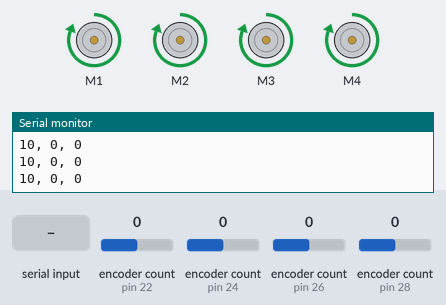
The sketch below on a simulated Arduino Mega 2560, built with avr-gcc and run on an emulated ATmega2560. Shown: 4 × DC motor (green arrow = forward, orange = backward, longer = faster), the last lines printed to the serial monitor. The inputs (shaded band) are chosen by the test bench; at power-on: encoder count (sensors on pin 22, pin 24, pin 26, pin 28) 0.

Above: at 2.2 s.
2.3 s: "90,45\n" received over Serial
At 3.4 s:
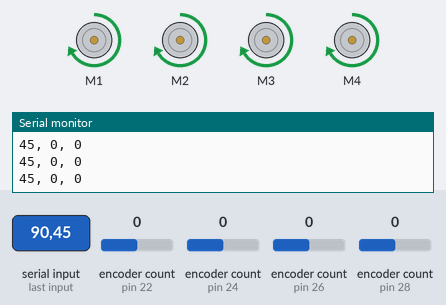
3.8 s: encoder count (sensor on pin 22) set to -1
At 4.7 s:
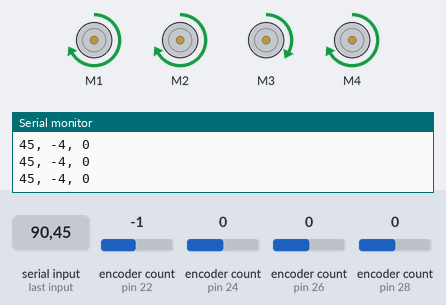
5.3 s: encoder count (sensor on pin 24) set to -1
At 6.5 s:
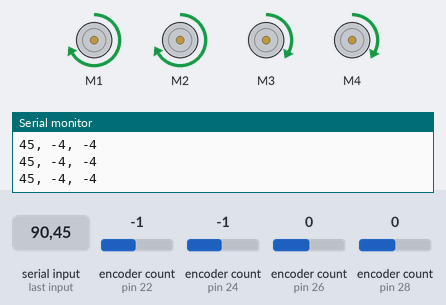
6.8 s: encoder count (sensor on pin 26) set to 1
At 7.5 s:
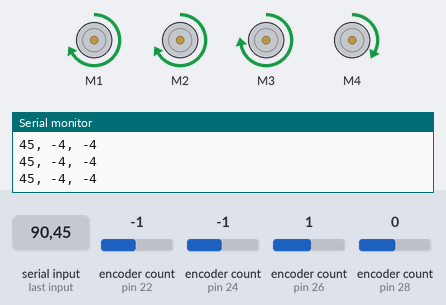
8.3 s: encoder count (sensor on pin 28) set to 1
At 9.5 s:
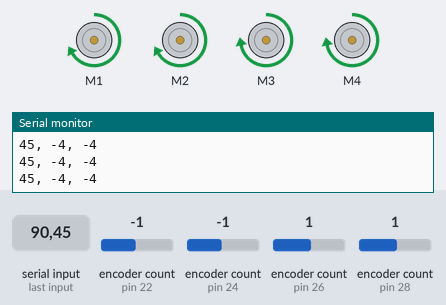
9.8 s: "5\n" received over Serial
At 11.3 s:
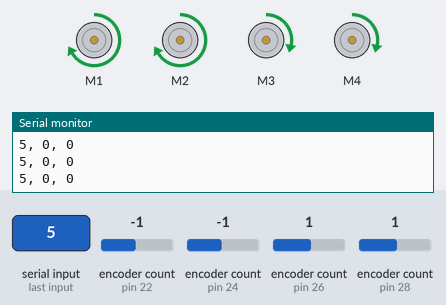
Timing chart, 0 to 12.3 s (numbered marks = the images above; inputs shaded):
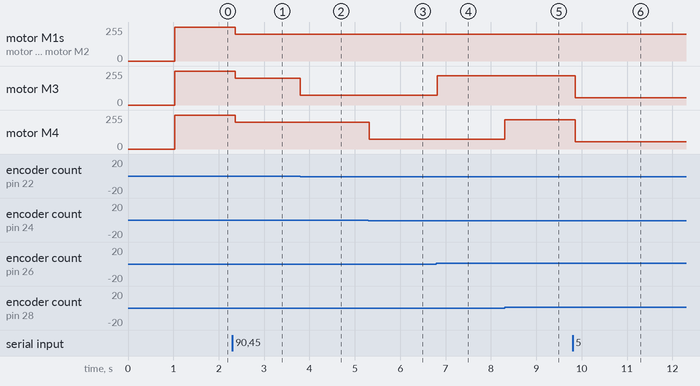

Measured:
- after the input at 2.3 s, motor M1–4: forward 255/255 → forward 200/255 after 0.06 s
- after the input at 3.8 s, motor M3: forward 200/255 → forward 72/255 at once
- after the input at 5.3 s, motor M4: forward 200/255 → forward 72/255 at once
- after the input at 6.8 s, motor M3: forward 72/255 → forward 221/255 at once
- after the input at 8.3 s, motor M4: forward 72/255 → forward 221/255 at once
- after the input at 9.8 s, motor M3, motor M4: forward 221/255 → forward 55/255 after 0.06 s

The sketch:

MotorSlave2.ino
```cpp
#include <Wire.h>
#include <Adafruit_MotorShield.h>
#include "utility/Adafruit_PWMServoDriver.h"

#include <Encoder.h>
#include <Servo.h>

Adafruit_MotorShield AFMS = Adafruit_MotorShield();

boolean Move(int, int, int);
void motors(int, int);

String inputString = "";         // a string to hold incoming data
boolean stringComplete = false;  // whether the string is complete
Adafruit_DCMotor *motor1 = AFMS.getMotor(1);
Adafruit_DCMotor *motor2 = AFMS.getMotor(2);
Adafruit_DCMotor *motor3 = AFMS.getMotor(3);
Adafruit_DCMotor *motor4 = AFMS.getMotor(4);
Encoder enc1(22,2);
Encoder enc2(24,3);
Encoder enc3(26,18);
Encoder enc4(28,19);
const float pi = 3.1415926535;
const float mmpercount = 0.08886;
const int threshold = 700;
const boolean xInvert = true;
const boolean yInvert = true;

boolean moving = false;
int wheelPowers[] = {0,0,0,0};
long prevSpeeds[] = {0,0,0,0};
int xreq = 50;
int yreq = 50;
int mSpeed = 200;

void setup(){
   // initialize serial:
  Serial.begin(115200);
  AFMS.begin();
  // reserve 200 bytes for the inputString:
  inputString.reserve(200);
  for(int i = 2; i <=5; i++){

   pinMode(i, INPUT);

  }
  enc1.write(0);
  enc2.write(0);
  enc3.write(0);
  enc4.write(0);
  xreq = 10;
  yreq = 10;
  for(int i = 0; i < 4; i++){wheelPowers[i] = 255;}
  delay(1000);

}

void loop()
{

  delay(25);

  if(!(xreq == 0 && yreq == 0)){
    long readSpeeds[] ={enc1.read(), enc2.read(), enc3.read(), enc4.read()};
    float ximbalance = (readSpeeds[0]-prevSpeeds[0] + 0.01)/(readSpeeds[2]-prevSpeeds[2] + 0.01);
    float yimbalance = (readSpeeds[1]-prevSpeeds[1] + 0.01)/(readSpeeds[3]-prevSpeeds[3] + 0.01);
    if(wheelPowers[2]*ximbalance <= 255){wheelPowers[2]*= ximbalance;}
    if(wheelPowers[3]*yimbalance <= 255){wheelPowers[3]*= yimbalance;}
    Serial.print(yreq);
    Serial.print(", ");
    Serial.print(readSpeeds[0]);
    Serial.print(", ");

    Serial.println(readSpeeds[1]);
    for(int i = 0; i < 4; i++){
     prevSpeeds[i] = readSpeeds[i];
    }
    if(abs(readSpeeds[0]) >= abs(xreq/mmpercount)){
      motor1->run(RELEASE);
      motor1->setSpeed(0);
    }else{
      if(xreq>=0){motor1->run(FORWARD);}else{motor1->run(BACKWARD);}
      motor1->setSpeed(wheelPowers[0]);
    }
    if(abs(readSpeeds[1]) >= abs(yreq/mmpercount)){
      motor2->run(RELEASE);
      motor2->setSpeed(0);
    }else{
      if(yreq>=0){motor2->run(FORWARD);}else{motor2->run(BACKWARD);}
      motor2->setSpeed(wheelPowers[1]);
    }
    if(abs(readSpeeds[2]) >= abs(xreq/mmpercount)){
      motor3->run(RELEASE);
      motor3->setSpeed(0);
    }else{
      if(xreq>=0){motor3->run(FORWARD);}else{motor3->run(BACKWARD);}
      motor3->setSpeed(wheelPowers[2]);
    }
    if((readSpeeds[3]) >= abs(yreq/mmpercount)){
      motor4->run(RELEASE);
      motor4->setSpeed(0);
    }else{
      if(yreq>=0){motor4->run(FORWARD);}else{motor4->run(BACKWARD);}
      motor4->setSpeed(wheelPowers[3]);
    }


    if(abs(readSpeeds[0]) >= abs(xreq/mmpercount) && abs(readSpeeds[1]) >= abs(yreq/mmpercount) && abs(readSpeeds[2]) >= abs(xreq/mmpercount) && abs(readSpeeds[3]) >= abs(yreq/mmpercount)){
      motor1->run(RELEASE);
      motor2->run(RELEASE);
      motor3->run(RELEASE);
      motor4->run(RELEASE);
      motor1->setSpeed(0);
      motor2->setSpeed(0);
      motor3->setSpeed(0);
      motor4->setSpeed(0);
      xreq = 0; yreq = 0;
      enc1.write(0);
      enc2.write(0);
      enc3.write(0);
      enc4.write(0);
    }
  }
  if (stringComplete) {
    Serial.println(inputString);
    String strData = inputString;
    int nComma = strData.indexOf(',');
    // Get the characters up to, but not including the comma
    String xString = strData.substring(0, nComma);
    // Get the characters after the comma
    String yString = strData.substring(nComma+1);
    // clear the string:
    xreq = xString.toInt();
    yreq = yString.toInt();
    enc1.write(0);
    enc2.write(0);
    enc3.write(0);
    enc4.write(0);
    wheelPowers[0] = 200;
    wheelPowers[1] = 200;
    wheelPowers[2] = wheelPowers[0];
    wheelPowers[3] = wheelPowers[1];
    inputString = "";
    stringComplete = false;
   }
}

/*
  SerialEvent occurs whenever a new data comes in the
 hardware serial RX.  This routine is run between each
 time loop() runs, so using delay inside loop can delay
 response.  Multiple bytes of data may be available.
 */
void serialEvent() {
  while (Serial.available()) {
    // get the new byte:
    char inChar = (char)Serial.read();
    // add it to the inputString:
    inputString += inChar;
    // if the incoming character is a newline, set a flag
    // so the main loop can do something about it:
    if (inChar == '\n') {
      stringComplete = true;
    }
  }
}
```
